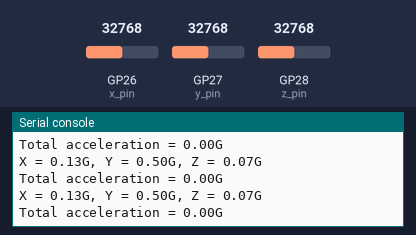
This program was run on a simulated Raspberry Pi Pico running CircuitPython. Shown: the last lines printed to the serial console. Inputs (shaded band) come from the test bench; at power-on: GP26 (x_pin) = 32768, GP27 (y_pin) = 32768, GP28 (z_pin) = 32768 (analog values on the 0–65535 scale).

Above: at 1.2 s.
1.3 s: GP26 (x_pin) set to 45874
At 1.32 s:
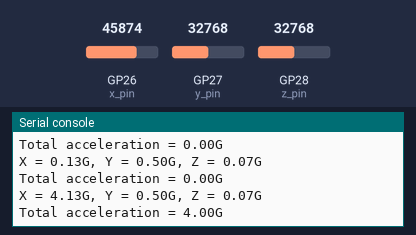
2.8 s: GP27 (y_pin) set to 45874
At 4.24 s:
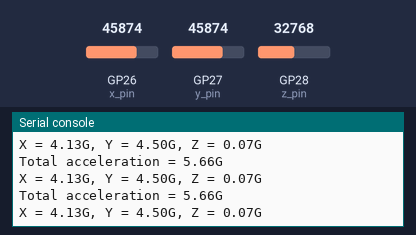
4.3 s: GP28 (z_pin) set to 45874
At 4.35 s:
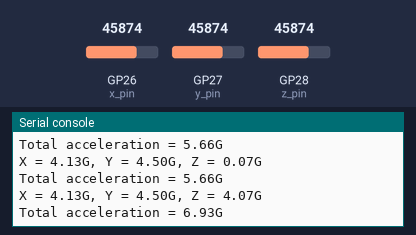
5.8 s: GP26 (x_pin) set to 57670
At 5.86 s:
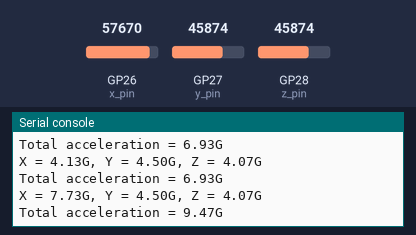
7.3 s: GP27 (y_pin) set to 57670
At 7.37 s:
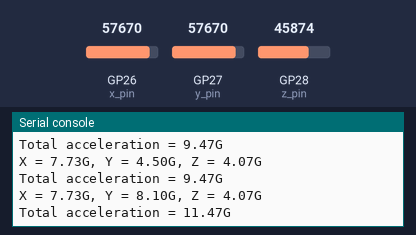
8.8 s: GP28 (z_pin) set to 57670
At 8.89 s:
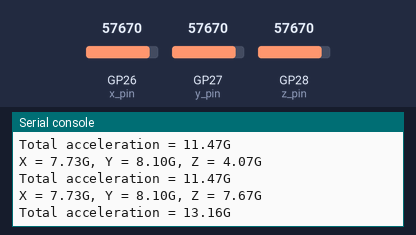
Timing chart, 0 to 11.3 s (numbered marks = the images above; inputs shaded):
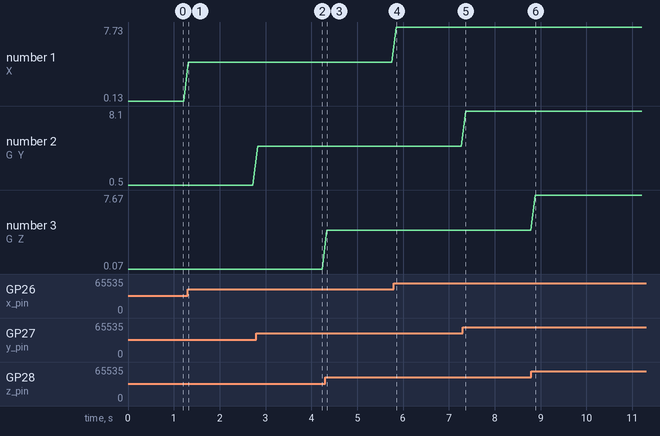

Measured:
- after the input at 1.3 s, the serial console: prints a new line at once (image 1)
- after the input at 2.8 s, the serial console: prints a new line at once (image 2)
- after the input at 4.3 s, the serial console: prints a new line at once (image 3)
- after the input at 5.8 s, the serial console: prints a new line after 0.05 s (image 4)
- after the input at 7.3 s, the serial console: prints a new line after 0.07 s (image 5)
- after the input at 8.8 s, the serial console: prints a new line after 0.08 s (image 6)
- plotted number 1: 0.13 → 4.13 after the input at 1.3 s, 4.13 → 7.73 after the input at 5.8 s
- plotted number 2: 0.5 → 4.5 after the input at 2.8 s, 4.5 → 8.1 after the input at 7.3 s

The program:

accelerometer.py
```python
import time
import math
import board
import analogio

class accelerometer_device():
    def __init__(self):

        # ADXL335 analog pins connected to Pico's ADC channels
        X_PIN = board.A0
        Y_PIN = board.A1
        Z_PIN = board.A2

        # Create analog input objects for each axis
        self.x_pin = analogio.AnalogIn(X_PIN)
        self.y_pin = analogio.AnalogIn(Y_PIN)
        self.z_pin = analogio.AnalogIn(Z_PIN)

    def smooth_it(self,a,x,y,z):
        cx=-0.127
        cy=-0.5
        cz=-0.0726

        return a, x-cx, y-cy, z-cz


    def main(self):
        # Read analog values and convert to acceleration
        x = (self.x_pin.value / 65535 - 0.5) * 20
        y = (self.y_pin.value / 65535 - 0.5) * 20
        z = (self.z_pin.value / 65535 - 0.5) * 20

        # Calculate total acceleration
        total_acceleration = math.sqrt(x**2 + y**2 + z**2)

        # Print the values
#         print("X = %.2fG, Y = %.2fG, Z = %.2fG" % (x, y, z))
#         print("Total acceleration = %.2fG" % total_acceleration)

        return self.smooth_it(total_acceleration, x, y, z)


if __name__ == "__main__":
    device = accelerometer_device()

    while True:
        total_acceleration, x, y, z = device.main()

        print("X = %.2fG, Y = %.2fG, Z = %.2fG" % (x, y, z))
        print("Total acceleration = %.2fG" % total_acceleration)

        time.sleep(0.1)


# import board
# import analogio
# import time
# import math
#
#
# # setup power
#
# # powpin = digitalio.DigitalInOut(board.GP6) # Set up the digital output pin
# # powpin.direction = digitalio.Direction.OUTPUT
# # powpin.value = True # Set the pin value to high (3.3V)
#
# # done setting up power
#
#
#
# def read_acceleration(adc):
#     # Read the ADC value and convert it to voltage
#     voltage = adc.value * 3.3 / 65535
#     # Convert the voltage to acceleration (assuming 3.3V supply)
#     acceleration = (voltage - 1.65) / 0.330
#     return acceleration
#
# def calculate_tilt_angles(x, y, z):
#     pitch = math.atan2(y, math.sqrt(x**2 + z**2))
#     roll = math.atan2(x, math.sqrt(y**2 + z**2))
#
#     # Convert the angles to degrees
#     pitch = math.degrees(pitch)
#     roll = math.degrees(roll)
#
#     return pitch, roll
#
# class accelerometer_device():
#     def __init__(self):
#
#         # ADXL335 analog pins connected to Pico's ADC channels
#         X_PIN = board.A0
#         Y_PIN = board.A1
#         Z_PIN = board.A2
#
#         # Create analog input objects for each axis
#         self.adc_x = analogio.AnalogIn(X_PIN)
#         self.adc_y = analogio.AnalogIn(Y_PIN)
#         self.adc_z = analogio.AnalogIn(Z_PIN)
#
#     def main(self):
#         # Read the acceleration values from the ADXL335
#         x = read_acceleration(self.adc_x)
#         y = read_acceleration(self.adc_y)
#         z = read_acceleration(self.adc_z)
#
#         # Calculate the tilt angles
#         pitch, roll = calculate_tilt_angles(x, y, z)
#
#         info = "X: {:.2f}g, Y: {:.2f}g, Z: {:.2f}g, Pitch: {:.2f}°, Roll: {:.2f}°".format(x, y, z, pitch, roll)
#
#         # Print the acceleration values and tilt angles
#         # print(info)
#
#         return info
#
# if __name__ == "__main__":
#     device = accelerometer_device()
#     while True:
#         info = device.main()
#
#         print(info)
#         # network.send_off(feed_name='accelerometer',info=info)
#
#         # Wait for a while before reading again
#         time.sleep(1)
# 
```
